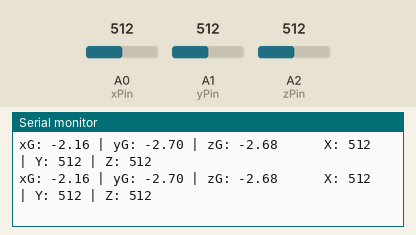
Recording of a sketch running on a simulated Arduino Uno, built with avr-gcc and run on an emulated ATmega328P. On the bench: the last lines printed to the serial monitor. Inputs (shaded band) come from the test bench; at power-on: A0 (xPin) = 512, A1 (yPin) = 512, A2 (zPin) = 512.

Above: at 1.2 s.
1.3 s: A0 (xPin) set to 110
At 1.33 s:
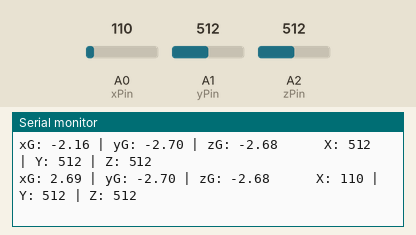
2.8 s: A0 (xPin) set to 89
At 2.87 s:
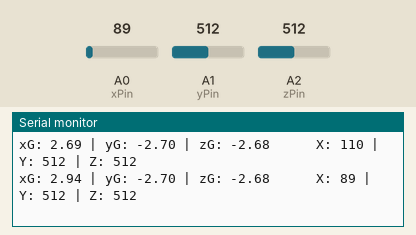
4.3 s: A1 (yPin) set to 343
At 4.3 s:
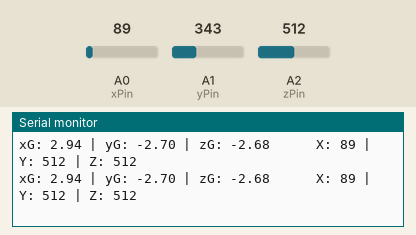
7.3 s: A1 (yPin) set to 328
At 7.38 s:
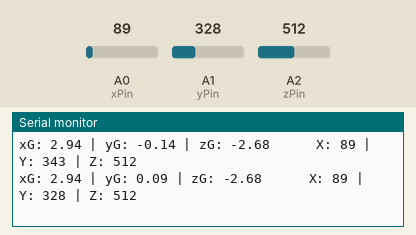
11.8 s: A2 (zPin) set to 344
At 11.89 s:
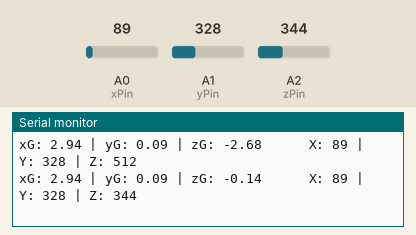
14.8 s: A2 (zPin) set to 324
At 14.87 s:
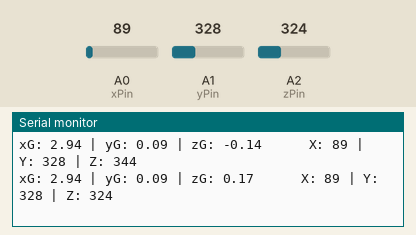
Timing chart, 0 to 17.3 s (numbered marks = the images above; inputs shaded):
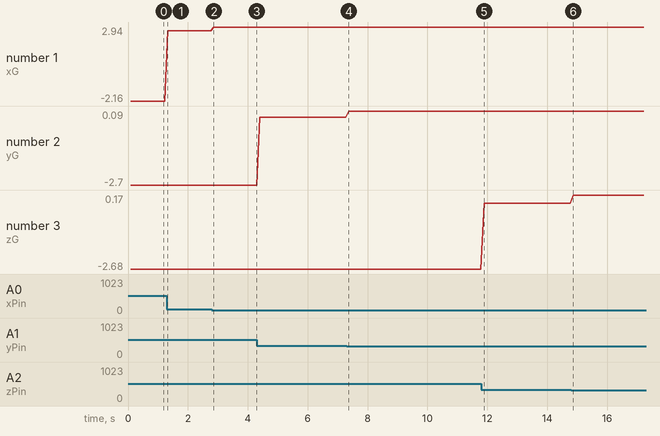

The sketch:

ACC_adxl335_Raw105_ino.ino
```cpp
//Analog read pins
const int xPin = 0;
const int yPin = 1;
const int zPin = 2;

//The minimum and maximum values that came from
//the accelerometer while standing still
//You very well may need to change these
int minVal = 265;
int maxVal = 402;

int xRead,yRead,zRead;

//to hold the caculated values
double x;
double y;
double z;
int nMax=200;

float xRaw,yRaw,zRaw;
float xAccel,yAccel,zAccel;

boolean stopCal = false;

int xRawMin = 416;
int xRawMax = 250;

int yRawMin = 400;
int yRawMax = 268;

int zRawMin = 401;
int zRawMax = 269;


// angle estimated from kalman
float angleXAcc;
float angleYAcc;

boolean processing = false;
boolean printAngles = false;

void setup()
{
  Serial.begin(9600);
  Serial.println("Occhio");
  calibrate();
  printCalVals();
}

void loop()
{
  //read the analog values from the accelerometer
  readAcc();
  serialRoutine();

  scaleAccs();
  calcAngle();

  printVals();

  delay(100);
}
void serialRoutine()
{
 if (Serial.available())
 {
   char t = Serial.read();
   Serial.println(t);
   if (t == 'x')
   {
     char sec = Serial.read();
     if (sec == 'm')
     {
      xRawMin = xRead;
       Serial.print("Min X: ");
       Serial.println(xRawMin);
     }
     else if (sec == 'M')
     {
       xRawMax = xRead;
       Serial.print("Max X: ");
       Serial.println(xRawMax);
     }
   }
   else if (t == 'y')
   {
     char sec = Serial.read();
     if (sec == 'm')
     {
      yRawMin = yRead;
       Serial.print("Min Y: ");
       Serial.println(yRawMin);
     }
     else if (sec == 'M')
     {
       yRawMax = yRead;
       Serial.print("Max Y: ");
       Serial.println(yRawMax);
     }
   }
   else if (t == 'z')
   {
     char sec = Serial.read();
     if (sec == 'm')
     {
      zRawMin = zRead;
       Serial.print("Min Z: ");
       Serial.println(zRawMin);
     }
     else if (sec == 'M')
     {
       zRawMax = zRead;
       Serial.print("Min Z: ");
       Serial.println(zRawMax);
     }
   }
   else if (t=='v')
   {
     Serial.print("Min x: ");
     Serial.println(xRawMin);
     Serial.print("Min x: ");
     Serial.println(xRawMax);
     Serial.print("Min Y: ");
     Serial.println(yRawMin);
     Serial.print("Max Y: ");
     Serial.println(yRawMax);
     Serial.print("Min Z: ");
     Serial.println(zRawMin);
     Serial.print("Max Z: ");
     Serial.println(zRawMax);
   }
   else if (t=='p')
   {
     processing != processing;
   }
   else if (t=='a')
   {
     printAngles = !printAngles;
   }
 }
}

void calcAngle()
{
  angleXAcc = (atan2(xAccel,zAccel)) * RAD_TO_DEG;
  angleYAcc = (atan2(yAccel,zAccel)) * RAD_TO_DEG;
}

void scaleAccs()
{
  float xScaled = map(xRead, xRawMin, xRawMax, -1000, 1000);
  float yScaled = map(yRead, yRawMin, yRawMax, -1000, 1000);
  float zScaled = map(zRead, zRawMin, zRawMax, -1000, 1000);

  // re-scale to fractional Gs
  xAccel = xScaled / 1000.0;
  yAccel = yScaled / 1000.0;
  zAccel = zScaled / 1000.0;
}

void readAcc()
{
  xRead = analogRead(xPin);
  yRead = analogRead(yPin);
  zRead = analogRead(zPin);
}

void calibrate()
{
  Serial.println("Calibrate");
}

void printVals()
{
  if (!processing)
  {
    Serial.print("xG: ");
    Serial.print(xAccel);
    Serial.print(" | yG: ");
    Serial.print(yAccel);
    Serial.print(" | zG: ");
    Serial.print(zAccel);
    Serial.print("      X: ");
    Serial.print(xRead);
    Serial.print(" | Y: ");
    Serial.print(yRead);
    Serial.print(" | Z: ");
    Serial.print(zRead);
    if (printAngles)
    {
      Serial.print("  Angles: ");
      Serial.print(angleXAcc);
      Serial.print("  :  ");
      Serial.print(angleYAcc);
    }
  }
  else
  {
   Serial.print(",");
   Serial.print(xAccel);
   Serial.print(",");
   Serial.print(yAccel);
   Serial.print(",");
  }
  Serial.println();
}

void printCalVals()
{
  Serial.print("X _ min max: ");
  Serial.print(xRawMin);
  Serial.print(" : ");
  Serial.println(xRawMax);
  Serial.print("Y _ min max: ");
  Serial.print(yRawMin);
  Serial.print(" : ");
  Serial.println(yRawMax);
  Serial.print("Z _ min max: ");
  Serial.print(zRawMin);
  Serial.print(" : ");
  Serial.println(zRawMax);
}
```

Measured:
- after the input at 1.3 s, the serial monitor: prints a new line at once (image 1)
- after the input at 2.8 s, the serial monitor: prints a new line after 0.06 s (image 2)
- after the input at 7.3 s, the serial monitor: prints a new line after 0.08 s (image 4)
- after the input at 11.8 s, the serial monitor: prints a new line after 0.09 s (image 5)
- after the input at 14.8 s, the serial monitor: prints a new line after 0.06 s (image 6)
- plotted number 1: -2.16 → 2.69 after the input at 1.3 s, 2.69 → 2.94 after the input at 2.8 s
- plotted number 2: -2.7 → -0.14 after the input at 4.3 s, -0.14 → 0.09 after the input at 7.3 s
- plotted number 3: -2.68 → -0.14 after the input at 11.8 s, -0.14 → 0.17 after the input at 14.8 s
